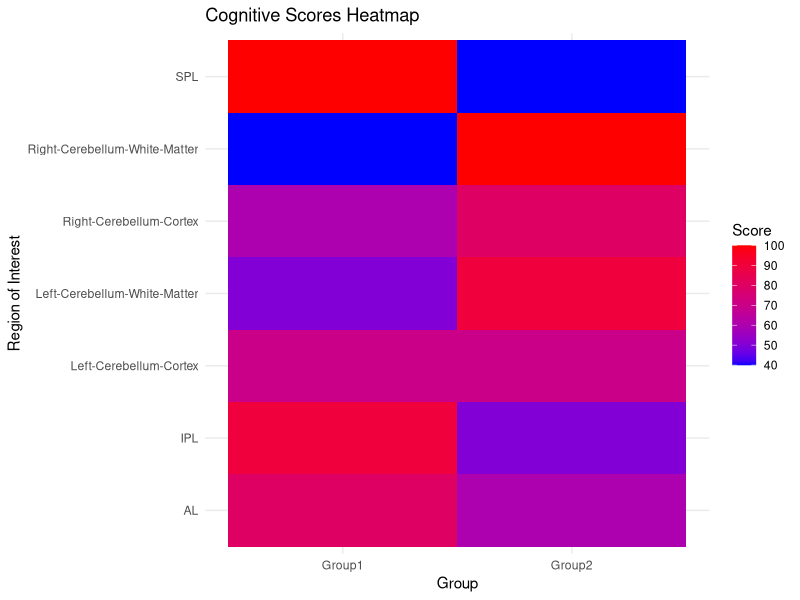
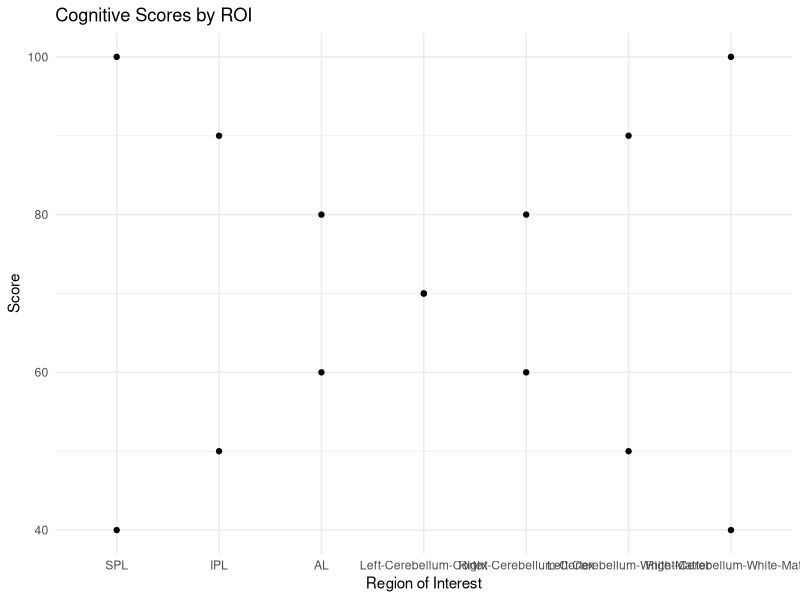
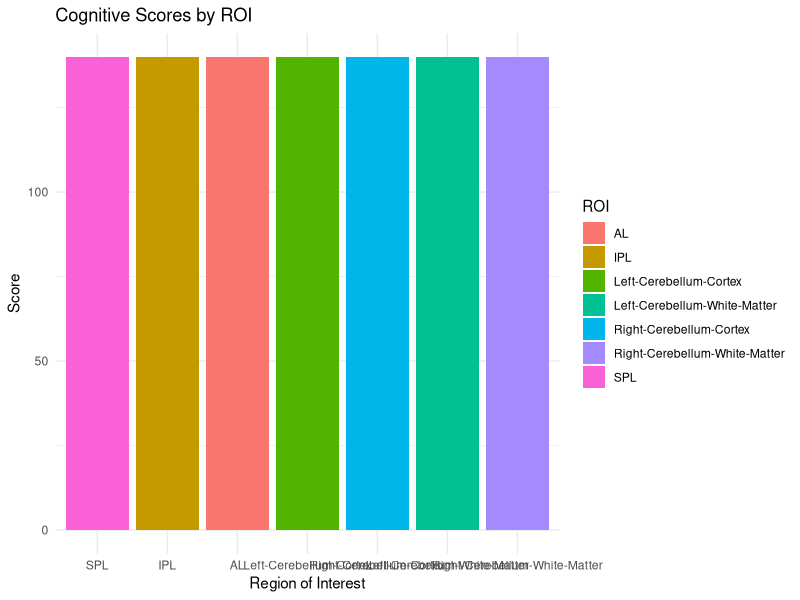
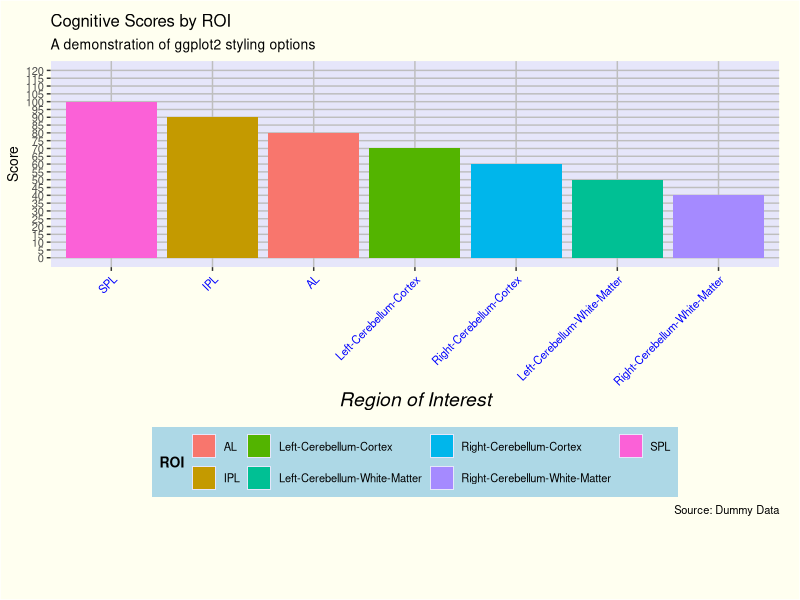
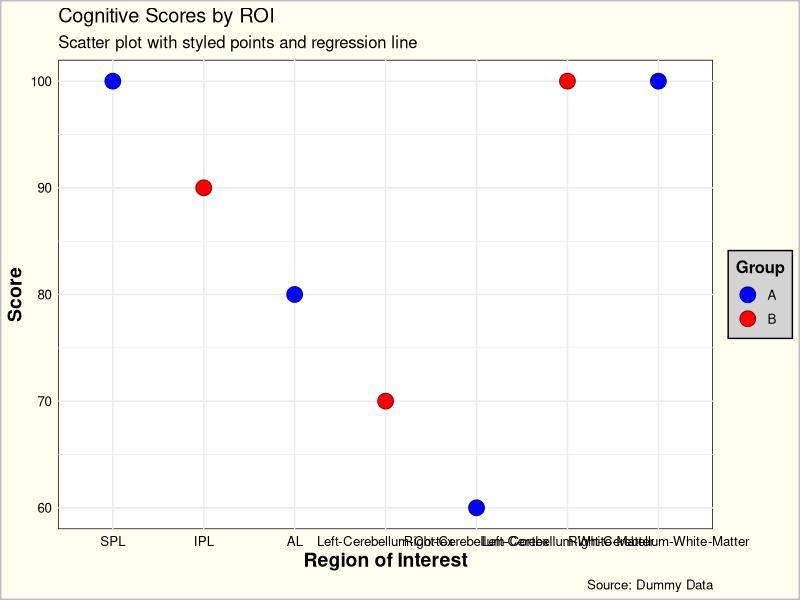
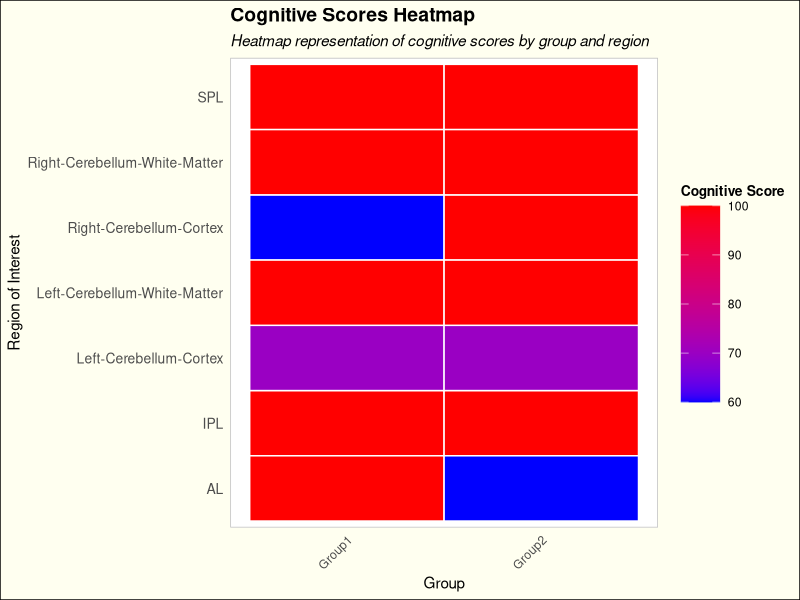
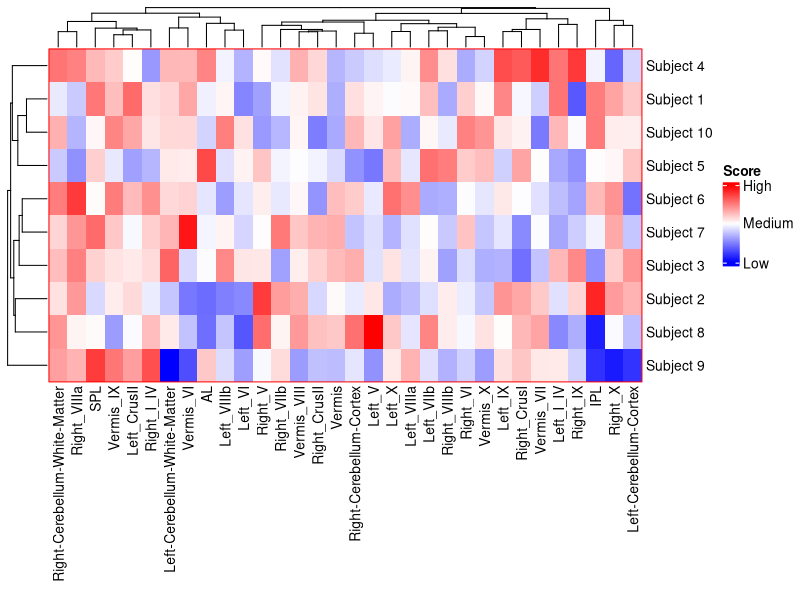
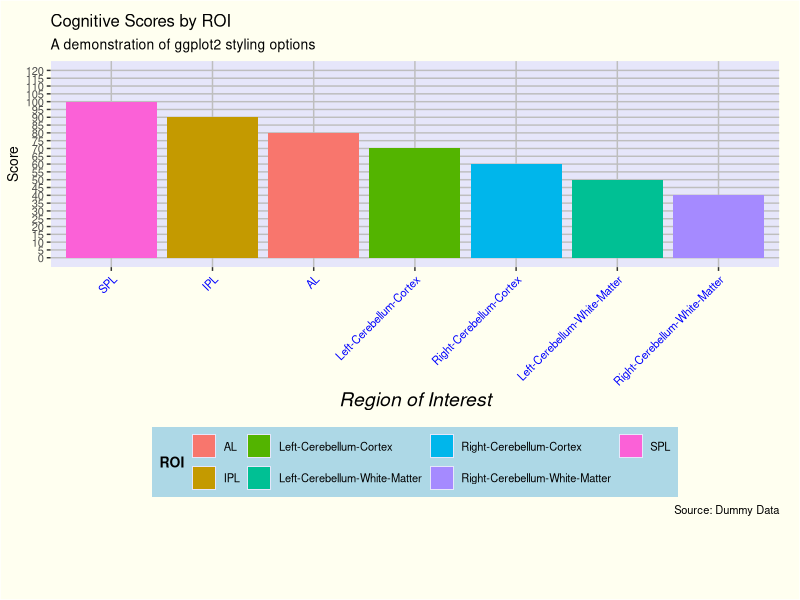

R code for these plots, in order:
# Load necessary libraries
library(ggplot2)
library(reshape2)

# Create dummy data
cognitive_measures <- c(100, 90, 80, 70, 60, 50, 40)
rois <- c("SPL", "IPL", "AL", "Left-Cerebellum-Cortex", "Right-Cerebellum-Cortex", "Left-Cerebellum-White-Matter", "Right-Cerebellum-White-Matter")
group <- rep(c("Group1", "Group2"), each=7)

# Create a dataframe with these measures and hypothetical groups
data <- data.frame(Group=group, ROI=rep(rois, 2), Score=c(cognitive_measures, rev(cognitive_measures)))

# Heatmap Data Preparation
data_melted <- melt(data, id.vars=c("Group", "ROI"), value.name="Score")

# Heatmap Plot
ggplot(data_melted, aes(x=Group, y=ROI, fill=Score)) +
  geom_tile() +
  scale_fill_gradient(low="blue", high="red") +
  theme_minimal() +
  labs(title="Cognitive Scores Heatmap", x="Group", y="Region of Interest")

# Scatter Plot
ggplot(data, aes(x=factor(ROI, levels=rois), y=Score)) +
  geom_point() +
  theme_minimal() +
  labs(title="Cognitive Scores by ROI", x="Region of Interest", y="Score")

# Bar Chart
ggplot(data, aes(x=factor(ROI, levels=rois), y=Score, fill=ROI)) +
  geom_bar(stat="identity") +
  theme_minimal() +
  labs(title="Cognitive Scores by ROI", x="Region of Interest", y="Score")





########################

# Load necessary libraries
library(ggplot2)
library(grid)  # For the unit function

# Create dummy data
cognitive_measures <- c(100, 90, 80, 70, 60, 50, 40)
rois <- c("SPL", "IPL", "AL", "Left-Cerebellum-Cortex", "Right-Cerebellum-Cortex", 
          "Left-Cerebellum-White-Matter", "Right-Cerebellum-White-Matter")
data <- data.frame(ROI=rois, Score=cognitive_measures)

# Bar Chart with Styling
ggplot(data, aes(x=factor(ROI, levels=rois), y=Score, fill=ROI)) +
  geom_bar(stat="identity") +
  scale_y_continuous(breaks = seq(0, 120, by = 5), limits = c(0, 120)) +
  labs(title = "Cognitive Scores by ROI",
       subtitle = "A demonstration of ggplot2 styling options",
       x = "Region of Interest",
       y = "Score",
       caption = "Source: Dummy Data") +
  theme(plot.margin = margin(t = 10, r = 15, b = 60, l = 5, unit = "pt"),
        text = element_text(size = 10),
        legend.position = "bottom",
        axis.text.x = element_text(angle = 45, hjust = 1, color = "blue"),
        axis.title.x = element_text(size = 14, face = "italic"),
        legend.title = element_text(face = "bold"),
        legend.background = element_rect(fill = "lightblue"),
        plot.background = element_rect(fill = "ivory"),
        panel.background = element_rect(fill = "lavender"),
        panel.grid.major = element_line(size = 0.5, linetype = 'solid', color = "gray"),
        panel.grid.minor = element_blank())  # Remove minor grid lines

# Save the plot to a file
ggsave("styled_plot.png", width = 10, height = 8, units = "in")



#########
# Load necessary libraries
library(ggplot2)

# Create dummy data
cognitive_measures <- c(100, 90, 80, 70, 60, 100, 100)
rois <- c("SPL", "IPL", "AL", "Left-Cerebellum-Cortex", "Right-Cerebellum-Cortex",
          "Left-Cerebellum-White-Matter", "Right-Cerebellum-White-Matter")
data <- data.frame(ROI=rois, Score=cognitive_measures, Group=rep(c("A", "B"), length.out = length(rois)))

# Scatter Plot with Styling
ggplot(data, aes(x=factor(ROI, levels=rois), y=Score, color=Group, shape=Group)) +
  geom_point(size=5, aes(fill=Group), pch=21) +  # Use filled shapes
  scale_fill_manual(values=c("A"="blue", "B"="red")) +
  scale_color_manual(values=c("A"="darkblue", "B"="darkred")) +
  geom_smooth(method="lm", se=TRUE, color="black", linetype="dashed") +  # Add a regression line with standard error
  labs(title = "Cognitive Scores by ROI",
       subtitle = "Scatter plot with styled points and regression line",
       x = "Region of Interest",
       y = "Score",
       caption = "Source: Dummy Data") +
  theme_minimal() +
  theme(plot.background = element_rect(fill = "ivory", color = "gray", size = 1),
        panel.background = element_rect(fill = "white"),
        text = element_text(size = 12),
        axis.title = element_text(size = 14, face = "bold"),
        axis.text = element_text(color = "black"),
        legend.position = "right",
        legend.title = element_text(face = "bold"),
        legend.background = element_rect(fill = "lightgray")) +
  scale_x_discrete(labels = function(x) stringr::str_wrap(x, width = 10))  # Wrap long labels for neatness

# Save the plot to a file
ggsave("styled_scatter_plot.png", width = 10, height = 8, units = "in")


######

# Load necessary libraries
library(ggplot2)
library(reshape2)  # For melting the data frame

# Create dummy data
cognitive_measures <- c(100, 100, 100, 70, 60, 100, 100)
rois <- c("SPL", "IPL", "AL", "Left-Cerebellum-Cortex", "Right-Cerebellum-Cortex",
          "Left-Cerebellum-White-Matter", "Right-Cerebellum-White-Matter")
group <- rep(c("Group1", "Group2"), each=7)
scores <- c(cognitive_measures, rev(cognitive_measures))  # Simulate two groups with reversed scores

# Prepare data
data <- data.frame(Group=group, ROI=rep(rois, 2), Score=scores)
data_melted <- melt(data, id.vars = c("Group", "ROI"), value.name = "Score")

# Heatmap with Styling
ggplot(data_melted, aes(x=Group, y=ROI, fill=Score)) +
  geom_tile(color = "white", size = 0.5) +  # Add white lines between tiles
  scale_fill_gradient(low = "blue", high = "red", name = "Cognitive Score") +
  labs(title = "Cognitive Scores Heatmap",
       subtitle = "Heatmap representation of cognitive scores by group and region",
       x = "Group",
       y = "Region of Interest") +
  theme_minimal() +
  theme(axis.text.x = element_text(angle = 45, vjust = 1, hjust=1),
        axis.text.y = element_text(size = 10),
        plot.title = element_text(face = "bold", size = 14),
        plot.subtitle = element_text(face = "italic"),
        legend.position = "right",
        legend.title = element_text(face = "bold", size = 10),
        legend.key.size = unit(1, "cm"),  # Larger legend keys
        plot.background = element_rect(fill = "ivory"),
        panel.background = element_rect(fill = "white", colour = "grey"),
        panel.grid.major = element_blank(),  # Remove major grid lines
        panel.grid.minor = element_blank())  # Remove minor grid lines

# Save the plot to a file
ggsave("styled_heatmap.png", width = 10, height = 6, units = "in")


                   library(ComplexHeatmap)
library(circlize)  # Dependency of ComplexHeatmap

# Set seed for reproducibility
set.seed(42)

# Dummy data setup
rois <- c("SPL", "IPL", "AL", "Left-Cerebellum-Cortex", "Right-Cerebellum-Cortex",
          "Left-Cerebellum-White-Matter", "Right-Cerebellum-White-Matter",
          "Vermis", "Left_CrusII", "Left_I_IV", "Left_IX", "Left_V",
          "Left_VI", "Left_VIIb", "Left_VIIIa", "Left_VIIIb", "Left_X",
          "Right_CrusI", "Right_CrusII", "Right_I_IV", "Right_IX", "Right_V",
          "Right_VI", "Right_VIIb", "Right_VIIIa", "Right_VIIIb", "Right_X",
          "Vermis_IX", "Vermis_VI", "Vermis_VII", "Vermis_VIII", "Vermis_X")

# Random cognitive measures across multiple subjects
measure_data <- matrix(rnorm(length(rois) * 10, mean = 50, sd = 10), ncol = length(rois), nrow = 10)
rownames(measure_data) <- paste("Subject", 1:10)
colnames(measure_data) <- rois

# Simulate p-values for significance of each measure
p_values_matrix <- matrix(runif(length(rois) * 10, 0, 0.1), ncol = length(rois), nrow = 10)
p_values_matrix[p_values_matrix <= 0.05] <- 0.01  # Marking some entries as significant
p_values_matrix[p_values_matrix > 0.05] <- 0.1  # Non-significant entries

# Color scale
color_palette <- colorRampPalette(c("blue", "white", "red"))(100)

# Apply color scale based on normalized data values
normalized_data <- (measure_data - min(measure_data)) / (max(measure_data) - min(measure_data))
color_indices <- ceiling(normalized_data * 99) + 1  # Ensures index is between 1 and 100
measure_colors <- matrix(color_palette[color_indices], nrow = 10, ncol = length(rois))

# Adding border to highlight significance
borders <- ifelse(p_values_matrix <= 0.05, "red", NA)  # Red borders for significant values

# Create the heatmap
Heatmap(measure_data,
        col = color_palette,  # Use the color palette
        name = "Cognitive Score",
        border = borders,  # Apply conditional borders based on significance
        column_names_side = "bottom",
        row_names_gp = gpar(fontsize = 10),
        column_names_gp = gpar(fontsize = 10, angle = 45),
        heatmap_legend_param = list(title = "Score", at = c(min(measure_data), mean(measure_data), max(measure_data)), labels = c("Low", "Medium", "High")))
